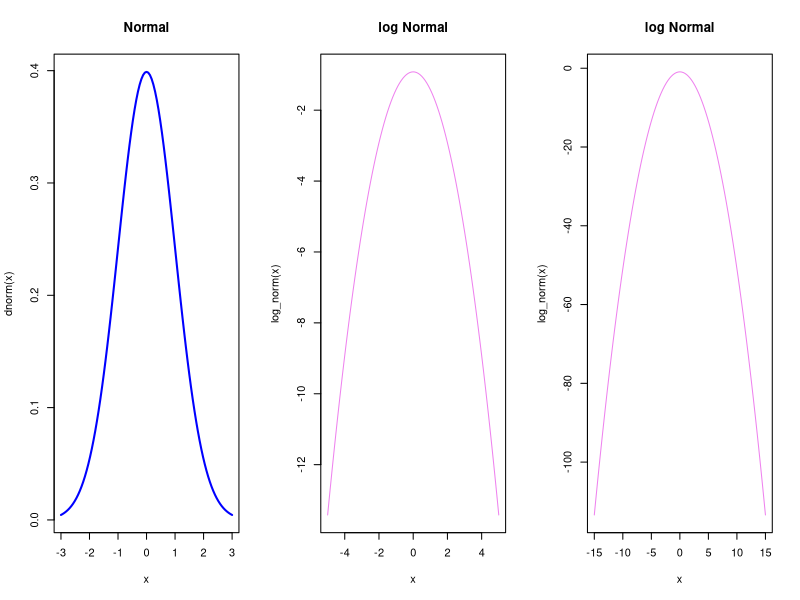
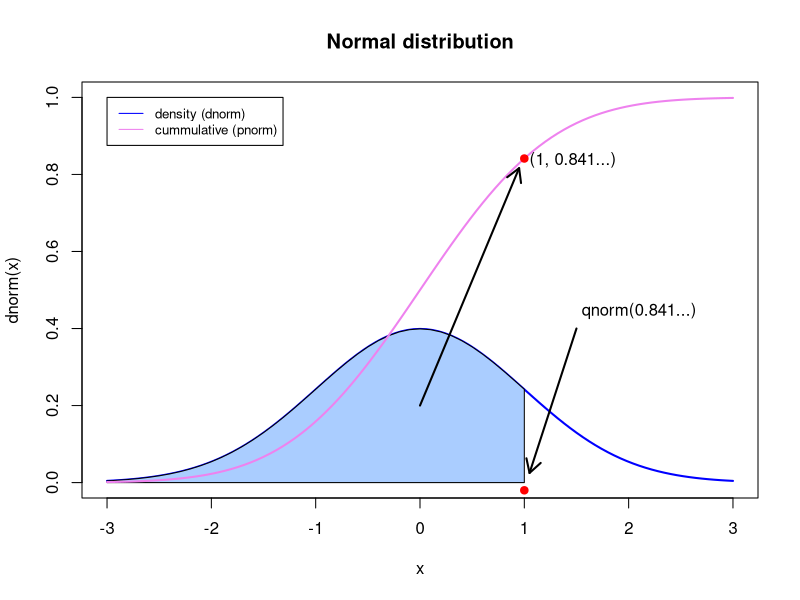
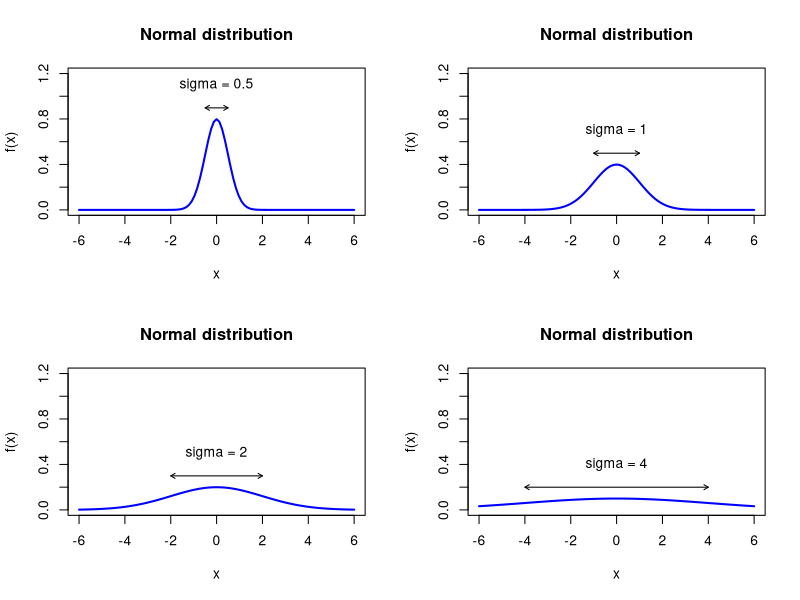
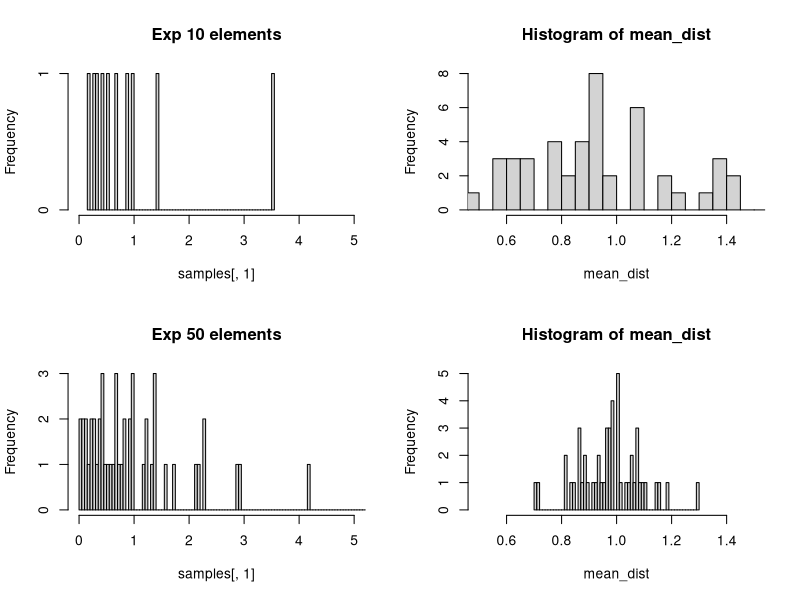
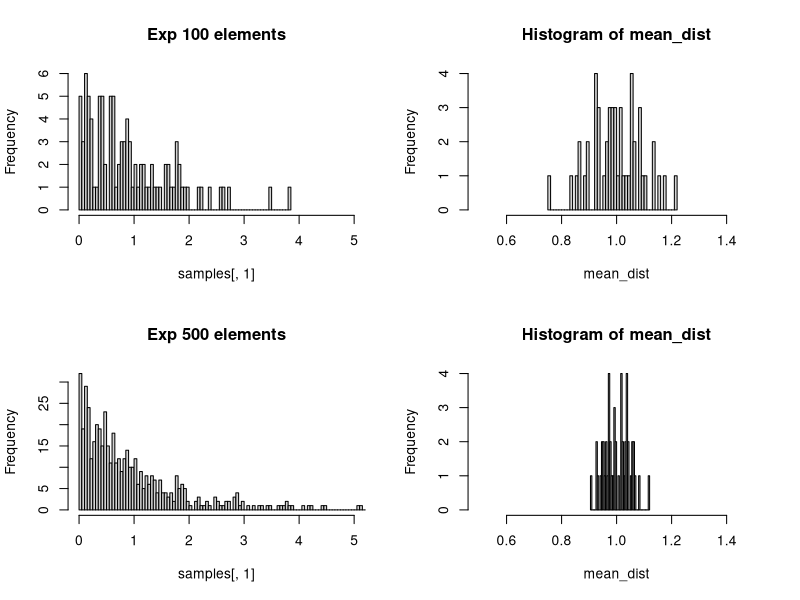
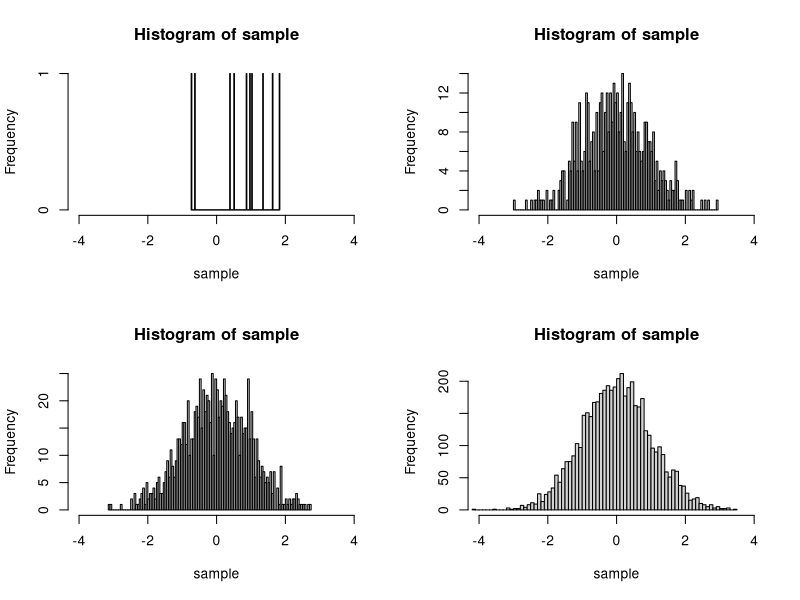
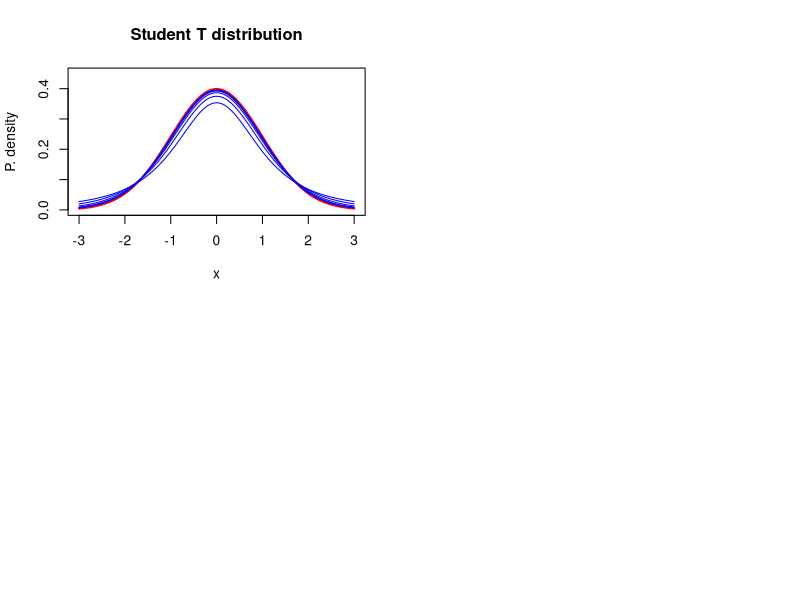

R code for these plots, in order:
## ---- chunk 1
knitr::opts_chunk$set(echo = TRUE)
## ---- chunk 2
Y ~ X
a <- Y ~ X
class(a)
## ---- chunk 3
par(mfrow=c(1,3))
log_norm <- function(x) dnorm(x, log=TRUE)
curve(dnorm, -3, 3, col = 'blue', lwd=2, main="Normal")
curve(log_norm, -5, 5, col = "violet", main="log Normal")
curve(log_norm, -15, 15, col = "violet", main="log Normal")

## ---- chunk 4
par(mfrow=c(1,1))
log_norm <- function(x) dnorm(x, log=TRUE)
curve(dnorm, -3, 3, col = 'blue', lwd=2, main="Normal distribution", ylim=c(0,1))
polygon(c(-3,seq(-3,1,0.1),1),c(0,dnorm(seq(-3,1,0.1)),0),col='#aaCDFF')
curve(pnorm, -3, 3, col = "violet", add=TRUE, lwd=2)
arrows(0, 0.2, 1 -0.05,pnorm(1)-0.025, lwd=2, code=2, length = 0.15)
points(1, pnorm(1), col='red', pch=19)
text(x=1+0.05, y=pnorm(1), "(1, 0.841...)", adj = c(0, 0.5))
legend(-3, 1, legend=c("density (dnorm)", "cummulative (pnorm)"),
       col=c("blue", "violet"), lty=1, cex=0.8)

arrows(1.5, 0.4, 1 + 0.05, 0+0.025, lwd=2, code=2, length = 0.15)
text(x=1.5+0.05, 0.4 + 0.05, "qnorm(0.841...)", adj = c(0, 0.5))

points(1, -0.02, col='red', pch=19)

## ---- chunk 5
σs = c(0.5, 1, 2, 4)
par(mfrow=c(2,2))
log_norm <- function(x) dnorm(x, log=TRUE)
for (σ in σs) {
  f <- function(x) dnorm(x, sd=σ)
  curve(f, -6, 6, col = 'blue', lwd=2, main="Normal distribution", ylim=c(0,1.2))
  arrows(-σ, dnorm(0, sd=σ)+0.1, σ, dnorm(0, sd=σ)+0.1, code=3, length=0.05)
  text(0, dnorm(0, sd=σ)+0.3, paste0("sigma = ", σ))
}
## ---- chunk 6
par(mfrow=c(2,2))
sample_size <- c(10, 50, 100, 500)
for (s in sample_size) {
  samples <- sapply(1:50, function(x) {rexp(s)})
  hist(samples[,1], 100, xlim=c(0,5), main=paste("Exp", s, "elements"))
  mean_dist <- apply(samples, 2, mean, main=paste("Dist. of means."))
  hist(mean_dist, 50, xlim=c(0.5,1.5))
}
## ---- chunk 7
par(mfrow=c(2,2))
sample_size = c(10, 500, 1000, 5000)
samples <- sapply(sample_size, rnorm)
for (sample in samples) {
  hist(sample, 100, xlim=c(-4,4))
}
## ---- chunk 8
t_student <- function(x, n) {
  gamma((n+1)/2)/(sqrt(pi*n)*gamma(n/2)) * (1+x^2/n)^(-(n+1)/2)
}
t_student(2,5)
dt(2,5)
## ---- chunk 9
curve(dnorm, -3, 3, col = 'red', lwd=2, main="Student T distribution", ylim=c(0,0.45), ylab="P. density")
freedom_degrees <- c(2, 4, 8, 15, 20, 30)
for (dg in freedom_degrees) {
  dt10 <- function(x) {dt(x, dg)}
  curve(dt10, -3, 3, col = 'blue', lwd=1, add=TRUE)
}

